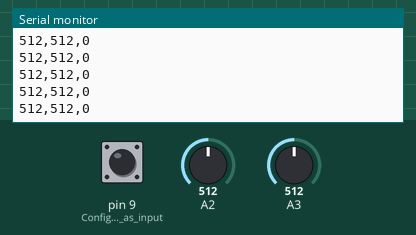
A sketch run on a simulated Arduino Uno, built with avr-gcc and run on an emulated ATmega328P. Parts: the last lines printed to the serial monitor. The test bench sets the inputs (shaded band); at power-on: A3 = 512, A2 = 512, pin 9 (Configure_Pin_2_as_input) HIGH.

Above: at 7.2 s.
7.3 s: A3 set to 984
At 8.4 s:
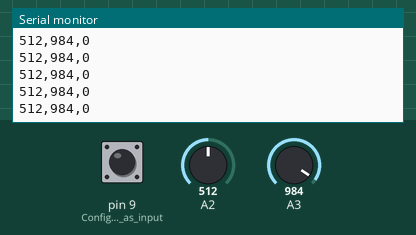
10.3 s: A3 set to 1009
At 11.4 s:
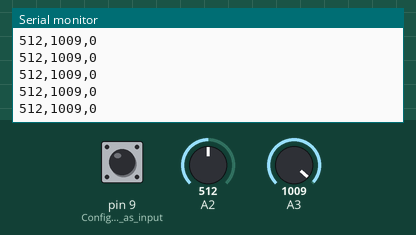
13.4 s: A2 set to 8
At 14.2 s:
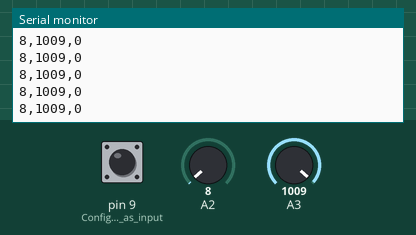
14.9 s: A2 set to 11
At 16.0 s:
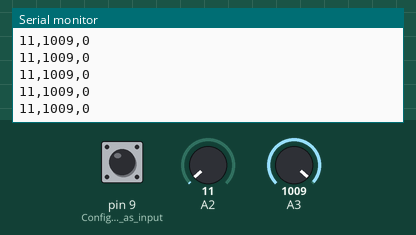
Timing chart, 0 to 17.4 s (numbered marks = the images above; inputs shaded):
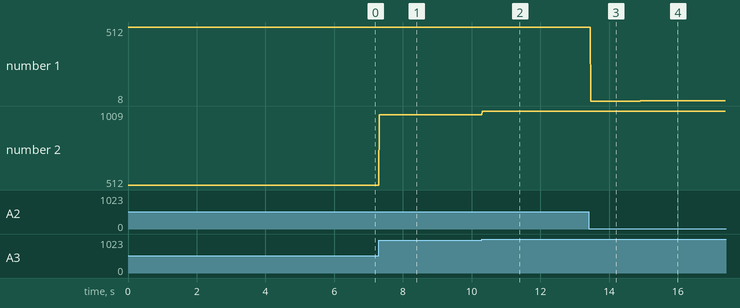

Measured:
- after the input at 7.3 s, the serial monitor: prints a new line at once (image 1)
- after the input at 10.3 s, the serial monitor: prints a new line at once (image 2)
- after the input at 13.4 s, the serial monitor: prints a new line after 0.06 s (image 3)
- after the input at 14.9 s, the serial monitor: prints a new line at once (image 4)
- plotted number 1: 512 → 8 after the input at 13.4 s, 8 → 11 after the input at 14.9 s
- plotted number 2: 512 → 984 after the input at 7.3 s, 984 → 1009 after the input at 10.3 s

The sketch:

JOYSTICK-PROCESSING.ino
```cpp
int xValue = 0 ; // read value of the X axis
int yValue = 0 ; // read value of the Y axis
int bValue = 0 ; // value of the button reading

void setup()
{
  Serial.begin(9600) ; // Open the serial port
  pinMode(9,INPUT) ; // Configure Pin 2 as input
  digitalWrite(9,HIGH);
}

void loop()
{
  // Read analog port values A0 and A1
  xValue = analogRead(A2);
  yValue = analogRead(A3);

  // Read the logic value on pin 2
  bValue = digitalRead(9);

  // We display our data separated by a comma
  Serial.print(xValue,DEC);
  Serial.print(",");
  Serial.print(yValue,DEC);
  Serial.print(",");
  Serial.print(!bValue);

  // We end with a newline character to facilitate subsequent analysis
  Serial.print("\n");

  // Small delay before the next measurement
  delay(10);
}
```
